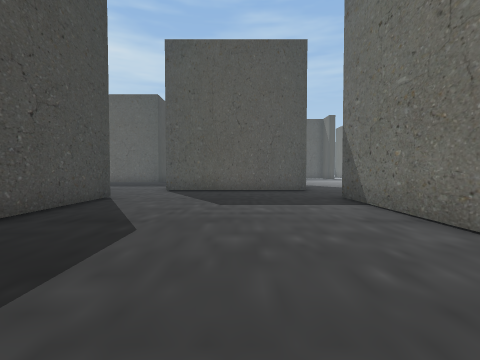
View 1 (above)

20 first-person views from a walk through a scene from a Unity 3-D project. The camera is 1.5 m above the floor, tilts 2° down and sees 85° across. The floor is counted in squares, 2 m on a side. Each view is taken from the middle of a square. On the plan, view 1 faces up. The plan holds only what a view shows up to about 9 squares ahead; the rest is blank. The place goes on beyond the plan. The player character is not drawn. Some surface patterns are stand-ins.

View 2
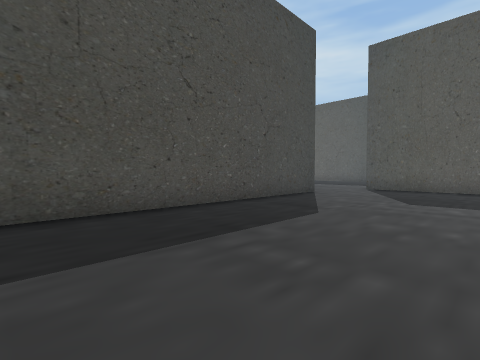

View 3
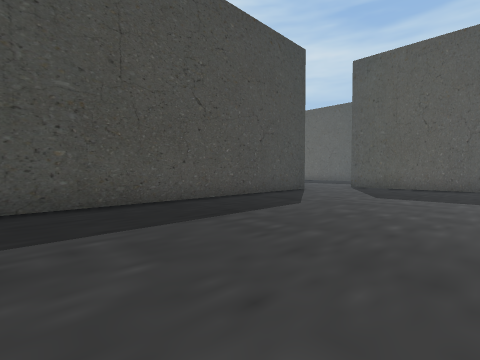

View 4
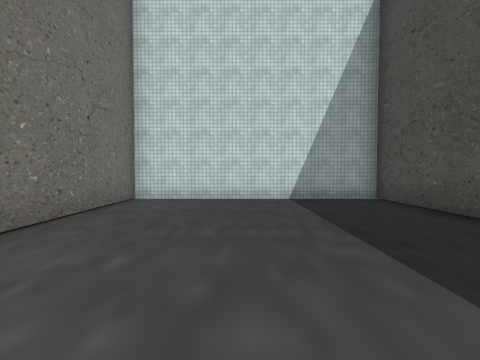

View 5
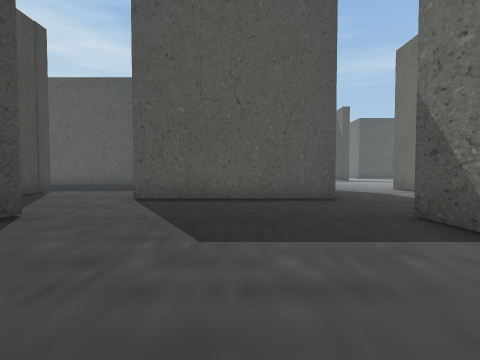

View 6
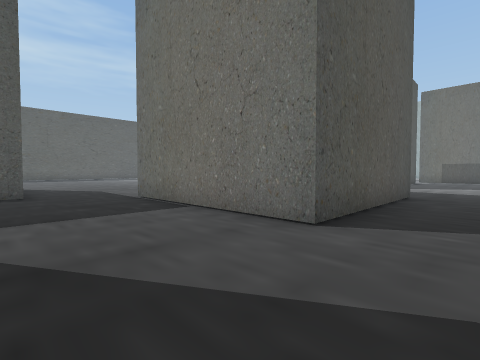

View 7
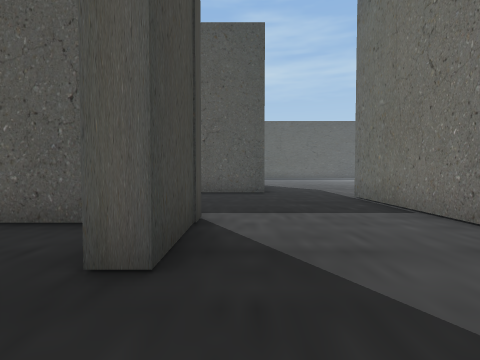

View 8
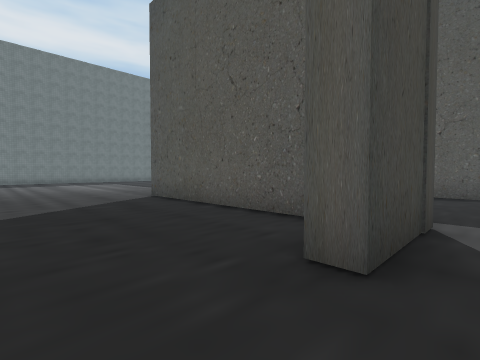

View 9
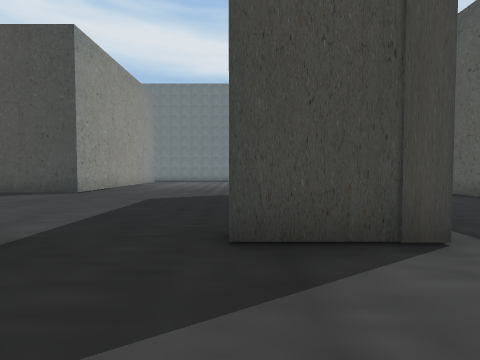

View 10
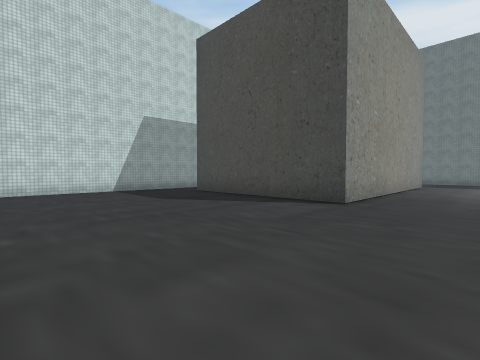

View 11
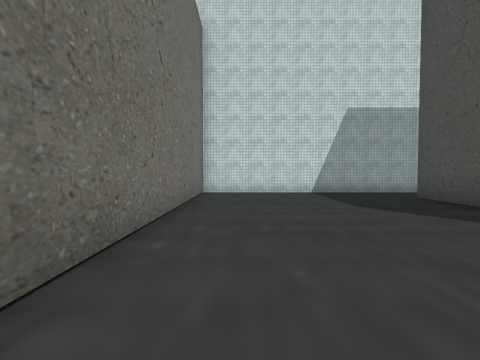

View 12
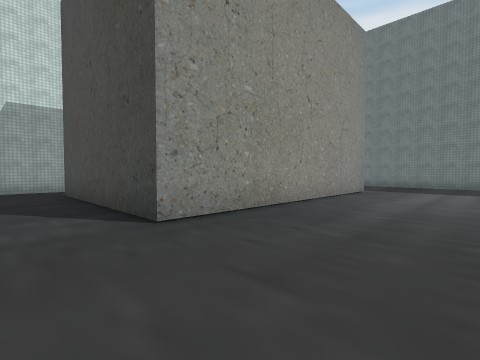

View 13
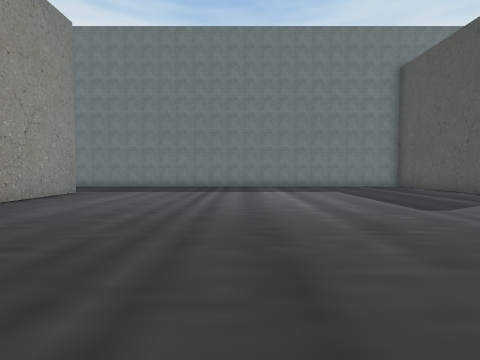

View 14
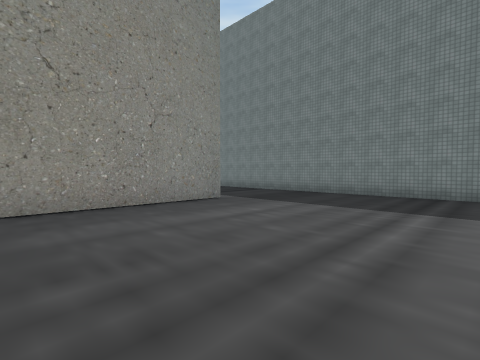

View 15
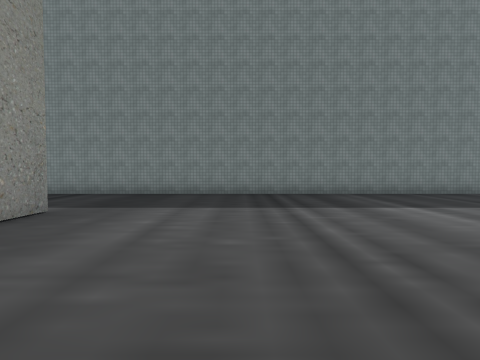

View 16
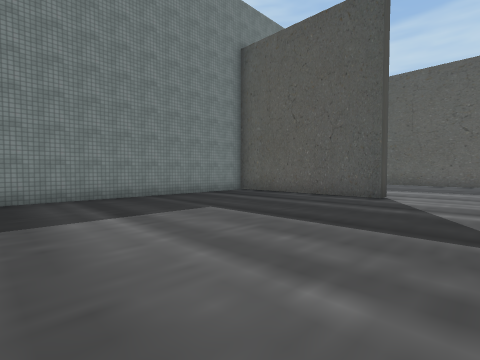

View 17
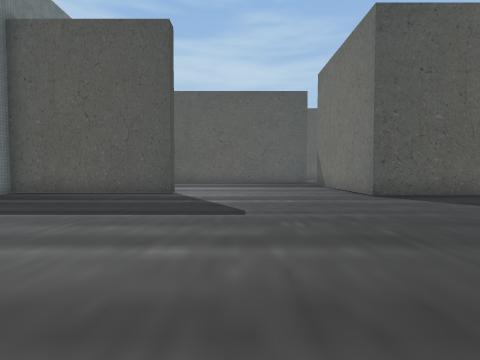

View 18
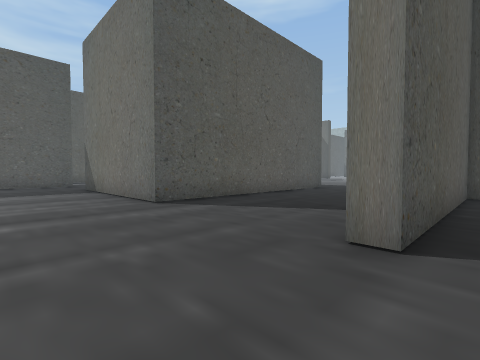

View 19
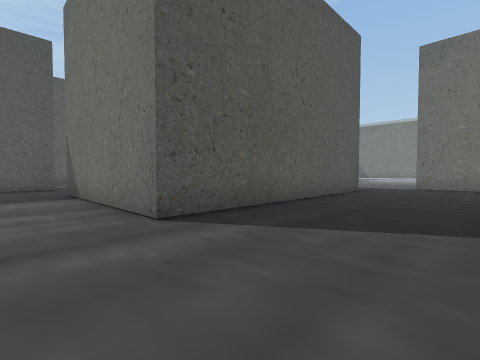

View 20
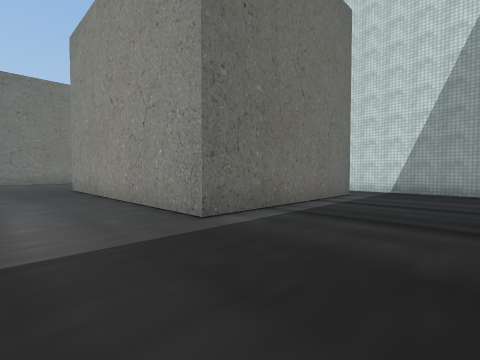

### Floor plan
Points are (right, up) in squares from view 1. A wall is a line through its corners. A room is listed if a view was taken in it or the views show most of it. See-through windows are left out.
Room 1 (views 1, 2, 3, 4, 5)
walls: (2.8, 3) (2.8, 7.2); (-3.6, 7.4) (-3.6, -3) (2.8, -3) (2.8, 1); (2.5, 9.9) (-2.8, 9.9)
ways out: opening at (-3, 9) to room 2; opening at (2, 8.5)
Room 2 (views 6, 7, 8, 9, 10, 11, 12, 13, 14, 15, 16, 17, 18, 19, 20)
walls: (-7.1, 11.6) (-13.3, 11.6) (-13.3, 12.1); (-6.6, 12.2) (-6.6, 9.9) (-7.2, 9.9); (-19.2, 18) (-19.2, 17.5) (-24.4, 17.5) (-24.4, 1.8); (-5.1, 16.7) (-13.1, 16.7) (-13.1, 21.5); (-2.8, 9.9) (-2.8, 15.4); (-20.7, -1.1) (-20.7, 4.5) (-12.8, 4.5) (-12.8, -1.1); (-14.1, -3) (-6.7, -3) (-6.7, 4.8); (-23.6, -3) (-21.2, -3)
ways out: opening at (-3, 9) to room 1; opening at (-4, 15.7)

Where each view was taken, in squares from view 1:
view 1: 0 up, 0 right, facing up
view 2: 1 down, 1 right, facing up-left
view 3: 2 down, 2 right, facing up-left
view 4: 4 up, 0 right, facing down
view 5: 3 up, 0 right, facing up
view 6: 8 up, 6 left, facing up-right
view 7: 8 up, 6 left, facing up
view 8: 8 up, 6 left, facing up-left
view 9: 10 up, 4 left, facing left
view 10: 7 up, 7 left, facing down-left
view 11: 6 up, 8 left, facing down
view 12: 8 up, 11 left, facing down-left
view 13: 10 up, 12 left, facing left
view 14: 10 up, 16 left, facing down-left
view 15: 8 up, 16 left, facing left
view 16: 10 up, 17 left, facing up-left
view 17: 9 up, 17 left, facing up
view 18: 11 up, 16 left, facing up-right
view 19: 13 up, 15 left, facing up-right
view 20: 7 up, 24 left, facing down-right
